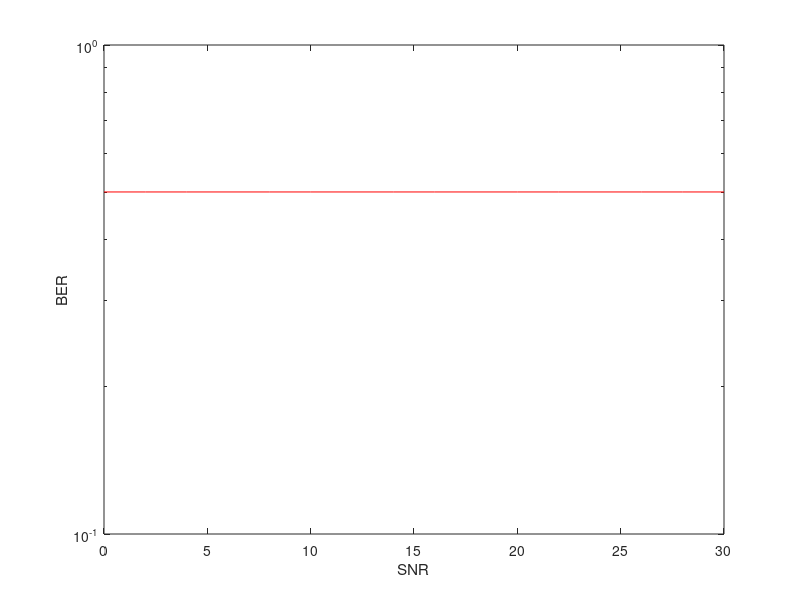

This figure's MATLAB source:
clear
clc
% Define the transmitted binary sequence
seq_len = 1e5; % sequence length
transmitted_bits = randi([0 1], 1, seq_len); % randomly generated binary sequence
BER = [];
% Define the waveform shape and its duration
m = 20; % Number of samples that represents waveform
SNR=0:2:30; 
a = input(sprintf('Enter the amplitude of S1 waveform ')); % Amplitude of S1
b = input(sprintf('Enter the amplitude of S2 waveform ')); % Amplitude of S2
S1 = a*ones(1, m); % waveform that represents 1
S2 = b*ones(1, m); % waveform that represents 0

transmitted_signal = zeros(1,m*seq_len); %preallocation
% Mapping each bit to its waveform to be transmitted
for i = 0:length(transmitted_bits)-1 
    if transmitted_bits(i+1) == 1          
        val = S1;    
    else         
        val = S2;                            
    end
    transmitted_signal((m*i)+1:m*i+length(val)) = val; 
end


recovered_bits = length(transmitted_bits); % preallocation
filtered_signal = zeros(1,m*seq_len); %preallocation

for SNR_dB = 0:2:30
    % Add AWGN to the transmitted signal
    received_signal = awgn(transmitted_signal, SNR_dB, 'measured');

    %  Apply element by element multiplication and then add the resultant samples together.
    for i = 0 : 1 : (length(received_signal)-m)/m
        filtered_signal((i*m)+1:(i*m)+m) = sum(received_signal((i*m)+1:(i*m)+m).*conj(S1)) - sum(received_signal((i*m)+1:(i*m)+m).*conj(S2));
    end

    % Perform threshold detection on the filtered signal to recover the binary sequence
    threshold = sum(filtered_signal)/length(filtered_signal); % detection threshold
    for i = 1 : 1 : length(filtered_signal)/m
        recovered_bits(i) = (filtered_signal(i*m) > threshold);
    end
    % Compute the bit error rate
    BER = [BER sum(xor(transmitted_bits, recovered_bits))/seq_len]; % bit error rate
end

% %Plot the signals
% subplot(4,1,1);
% stem(transmitted_bits);
% title('Transmitted bits');
% subplot(4,1,2);
% plot(transmitted_signal);
% title('Transmitted signal');
% subplot(4,1,3);
% plot(filtered_signal);
% title('Received signal');
% subplot(4,1,4);
% stem(recovered_bits);
% title(sprintf('Recovered bits (BER = %0.3g)', BER));

figure;
semilogy(SNR, BER,'r')
xlabel('SNR')
ylabel('BER')